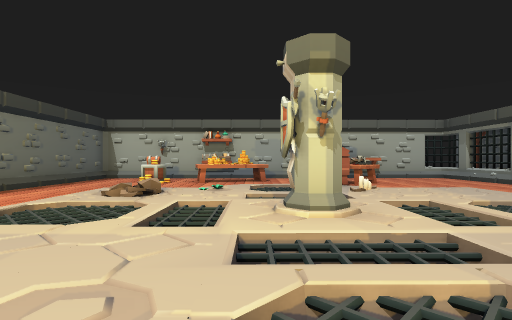
view 1 (above)

12 first-person views from a walk through a scene from a Unity 3-D project. The camera is 1.2 m above the floor, looks level and sees 80° across. The floor is counted in squares, 2 m on a side. Each view is taken from the middle of a square. On the plan, view 1 faces up. The plan holds only what a view shows up to about 9 squares ahead; the rest is blank. The place goes on beyond the plan. The player is left out. Some animated figures are not drawn.

view 2
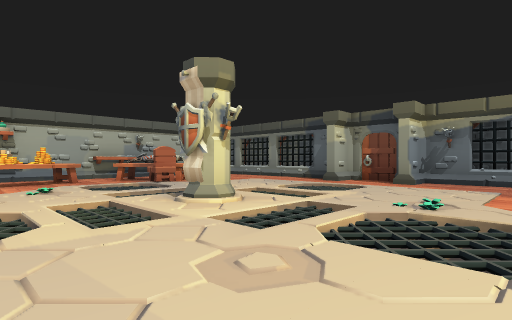

view 3
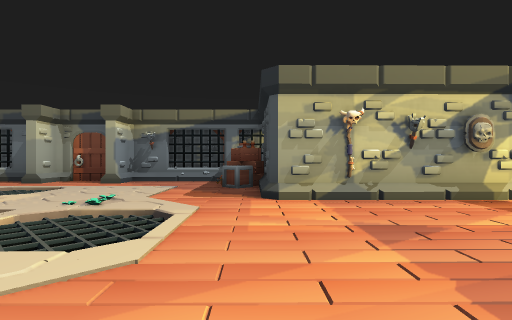

view 4
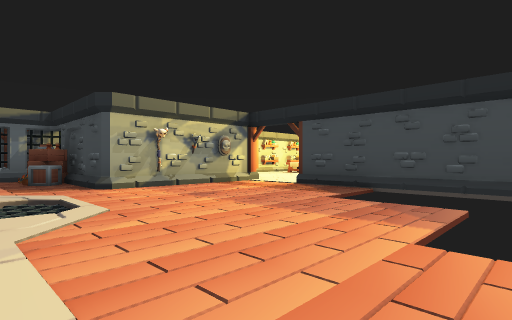

view 5
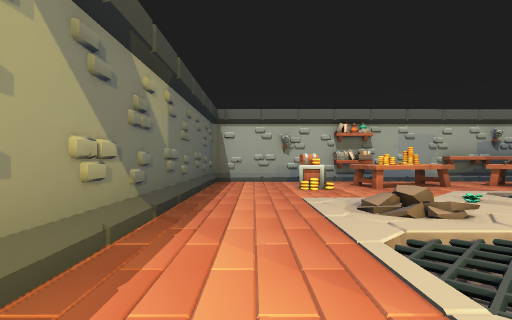

view 6
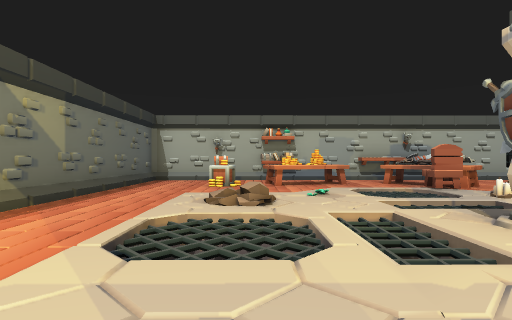

view 7
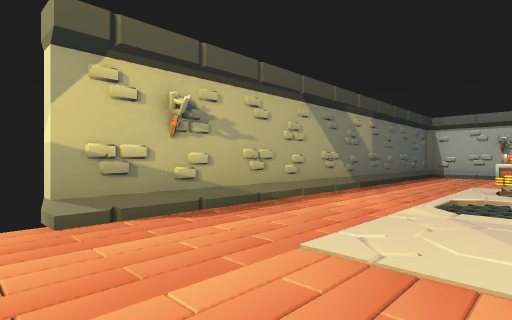

view 8
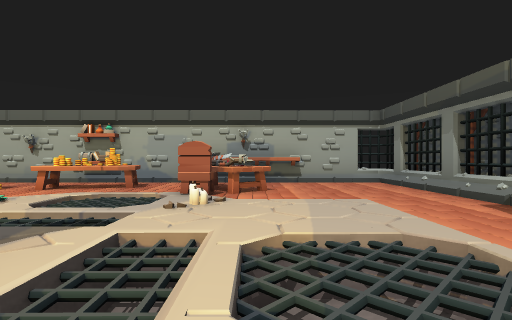

view 9
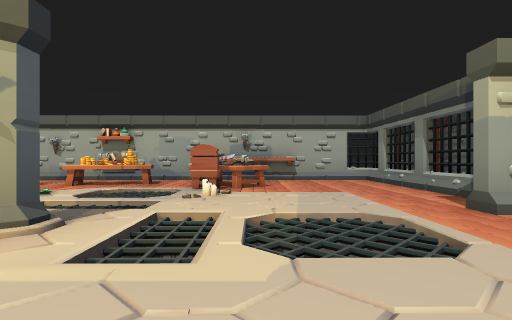

view 10
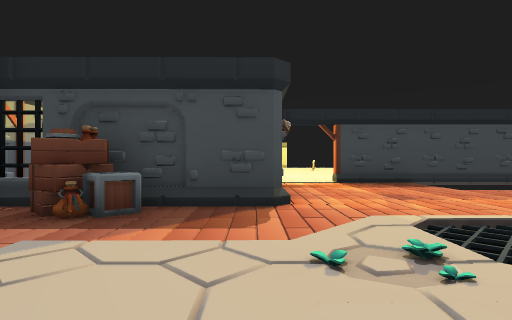

view 11
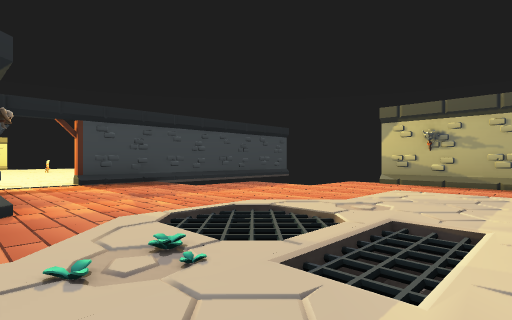

view 12
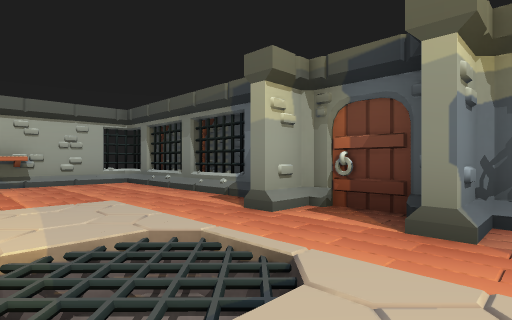

### Floor plan
Key: @ floor where view 1 was taken; # wall or solid block; . floor; / step, stairs or slope; v drop or lower ground; T table; C chair; P pillar; S shelf; R crate; H shield; O other object.
Columns run from 6 left of view 1 to 7 right of it. Each row starts with its distance up from view 1.
 11 ###OSS########
 10 #.......SSS..#
  9 #..O.TT.T....#
  8 #..O....CT...#
  7 #.....vvC....#
  6 #.../ .v.....
  5 ##../.vv....##
  4  #.vvvP#vvv..#
  3  #. vv#Ov.v.##
  2  #....vv.....
  1  #....vv ....#
  0  #....@v.....#
 -1  ..........R.#
 -2    ......O####
 -3    ......O   #
 -4      ....H
 -5   #####..#
 -6        ..
 -7        ..

Positions as (right, up) in squares from view 1, and headings:
1: (0, 0), facing up
2: (-2, 0), facing up-right
3: (-2, -1), facing right
4: (-4, 1), facing down-right
5: (-4, 2), facing up
6: (-2, 1), facing up
7: (-2, -1), facing up-left
8: (3, 2), facing up
9: (3, 1), facing up
10: (3, 3), facing down
11: (3, 3), facing down-left
12: (3, 2), facing up-right
